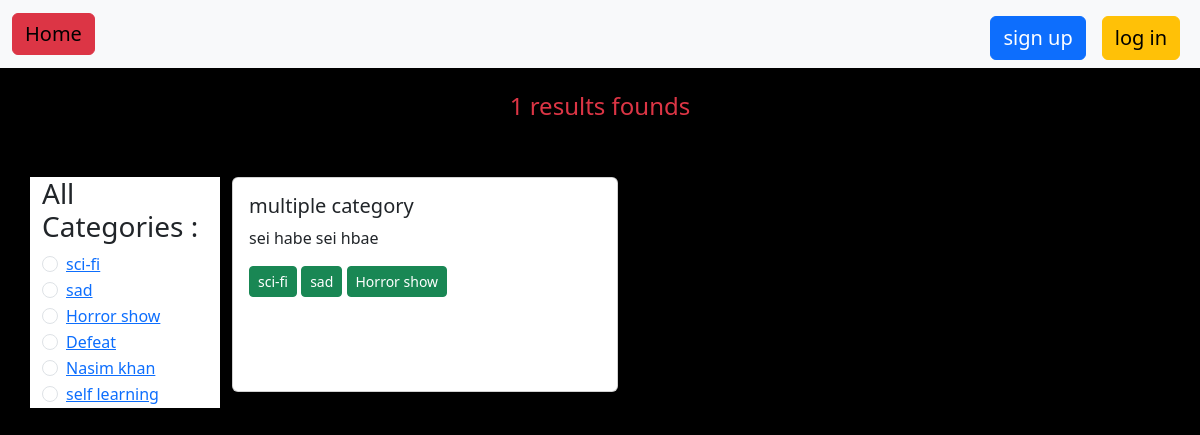
The page /category/sci-fi/ on the database its author committed.
### Category/models.py (models this page shows, shortened)
class add_category(models.Model):
    name = models.CharField(max_length=100)
    slug = models.SlugField(max_length=100,unique=True,null=True,blank=True)

### Author/models.py (models this page shows)
class addPost(models.Model):
    title = models.CharField(max_length=100)
    description = models.TextField()
    date = models.CharField()
    category = models.ManyToManyField(add_category)

### Advance_Blog_project/views.py (the view)
# urls.py: path('',home, name = "homepage"),
def home(req, category_slug=None):
    posts = addPost.objects.all()
    if category_slug:
        category = add_category.objects.get(slug=category_slug)
        posts = posts.filter(category=category)
    categories = add_category.objects.all()
    return render(req, 'home.html', {
        'data': posts,
        'categories': categories  # Add this line
    })

### templates/home.html (shortened to what this page needs)
{% extends "base.html" %}
{% block content %}
<h4 class = "text-center text-danger mt-4">{{data | length }} results founds</h4>
<br>
<div class="container mt-4">
  <div class="row">
    <div class="col-2 bg-white">
      <h3>All Categories :</h3>
      {% if categories %}
        {% for cat in categories %}
          {% if cat.slug %}
            <div class="form-check">
            <input
              class="form-check-input"
              type="radio"
              name="radioDefault"
              id="radioDefault{{ cat.id }}" />
            <label class="form-check-label" for="radioDefault{{ cat.id }}">
              <a href="{% url 'category_wise_post' cat.slug %}">{{ cat.name }}</a>
            </label>
          </div>
          {% endif %}
        {% endfor %}
      {% else %}
        <p>No categories available!</p>
      {% endif %}
    </div>
    <div class="col-10 d-flex gap-3 flex-wrap">
      {% if data %}
        {% for val in data %}
          <div class="card mb-3 col-5">
            <div class="card-body">
              <h5 class="card-title">{{ val.title }}</h5>
              <p class="card-text">{{ val.description }}</p>
              {% for cat in val.category.all %}
                <button class="btn btn-success btn-sm">{{ cat.name }}</button>
              {% endfor %}
            </div>
          </div>
        {% endfor %}
      {% else %}
        <h3>No data available !!</h3>
      {% endif %}
    </div>
  </div>
</div>
{% endblock content %}

### static/css/base.css (style rules this page uses)
body { background-color: black !important; }

### rows shown on the page
add_category: name "sci-fi"
add_category: name "sad"
add_category: name "Horror show"
add_category: name "Defeat"
add_category: name "Nasim khan"
add_category: name "self learning"
addPost: title "multiple category", description "sei habe sei hbae"

### other values the page prints
{{ data | length }} "1"
